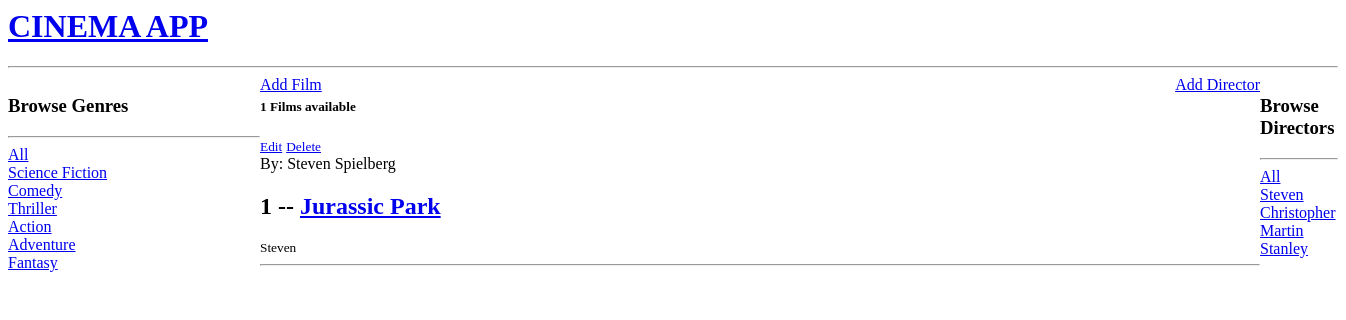
Screenshot of /?q=Steven with the database file from the repository.
### catalogoapp/models.py (models this page shows, shortened)
class Genre(models.Model):
    name = models.CharField(max_length=200)

class Films(models.Model):
    author = models.ForeignKey(Director, default=None, on_delete=models.CASCADE, null=True)
    name = models.CharField(max_length=200)
    pub_date = models.DateField('date published')
    genre = models.ForeignKey(Genre, on_delete=models.CASCADE, null=True)
    sinopsis = models.CharField(max_length=200)
    likes = models.IntegerField(default=0)

class Director(models.Model):
    name = models.CharField(max_length=200)
    last_name = models.CharField(max_length=200)
    country = models.CharField(max_length=200)

### catalogoapp/views.py (the view)
# urls.py: path('', views.home, name='home'),
def home(request):
    q = request.GET.get('q') if request.GET.get('q') != None else ''
    films = Films.objects.filter(
        Q(genre__name__icontains=q) |
        Q(name__icontains=q) |
        Q(sinopsis__icontains=q) |
        Q(author__name__icontains=q)
        ) # When filtering films, it will show only the values that match "q" or whatever if value is != None, otherwise it will show all
    genres = Genre.objects.all()
    directors = Director.objects.all()
    film_count = films.count()
    context = {'films': films, 'genres': genres, 'film_count': film_count, 'directors': directors}
    return render(request, 'catalogoapp/home.html', context)

### catalogoapp/templates/catalogoapp/home.html (shortened to what this page needs)
{% extends 'main.html' %}
{% block content %}
<div class="home-container">
    <div>
        <h3>Browse Genres</h3>
        <hr style="width: 250px">
        <div>
            <a href="{% url 'home' %}">All</a>
        </div>
        {% for genre in genres %}
            <div>
                <a href="{% url 'home' %}?q={{genre.name}}">{{genre.name}}</a>
            </div>
        {% endfor %}
    </div>
    <div>
        <div class="containere">
            <a class="inlineLeft"href="{% url 'create-film' %}">Add Film </a>
            <a class="inlineRight" href="{% url 'create-director' %}">Add Director </a>
        </div>
        <h5>{{film_count}} Films available</h5>
        <div>
            {% for film in films %}
                <div>
                    <small><a href="{% url 'update-film' film.id %}">Edit</a></small>
                    <small><a href="{% url 'delete-film' film.id %}">Delete</a></small><br>
                    <span>By: {{film.author.name}} {{film.author.last_name}}</span>
                    <h2>{{film.id}} -- <a href="{% url 'film' film.id %}">{{film.name}}</h2></a>
                    <small>{{film.author.name}}</small>
                    <hr>
                </div>
            {% endfor %}
        </div>
    </div>
    <div>
        <h3>Browse Directors</h3>
        <hr>
        <div>
            <a href="{% url 'home' %}">All</a>
        </div>
        {% for director in directors %}
            <div>
                <a href="{% url 'home' %}?q={{director.name}}">{{director.name}}</a>
            </div>
        {% endfor %}
    </div>
</div>
{% endblock %}

### catalogoapp/templates/catalogoapp/home.html (style rules this page uses)
.home-container { display: grid; grid-template-columns: 1fr 3fr 1fr; }
.containere { position: relative; width: 1000px; }
.inlineLeft, .inlineRight { position: absolute; display: inline; }
.inlineRight { right: 0; }

### rows the page displays
Genre: name "Science Fiction"
Genre: name "Comedy"
Genre: name "Thriller"
Genre: name "Action"
Genre: name "Adventure"
Genre: name "Fantasy"
Films: author.name "Steven", author.last_name "Spielberg", id "1", name "Jurassic Park"
Director: name "Steven"
Director: name "Christopher"
Director: name "Martin"
Director: name "Stanley"

### other values shown
{{ film_count }} "1"
